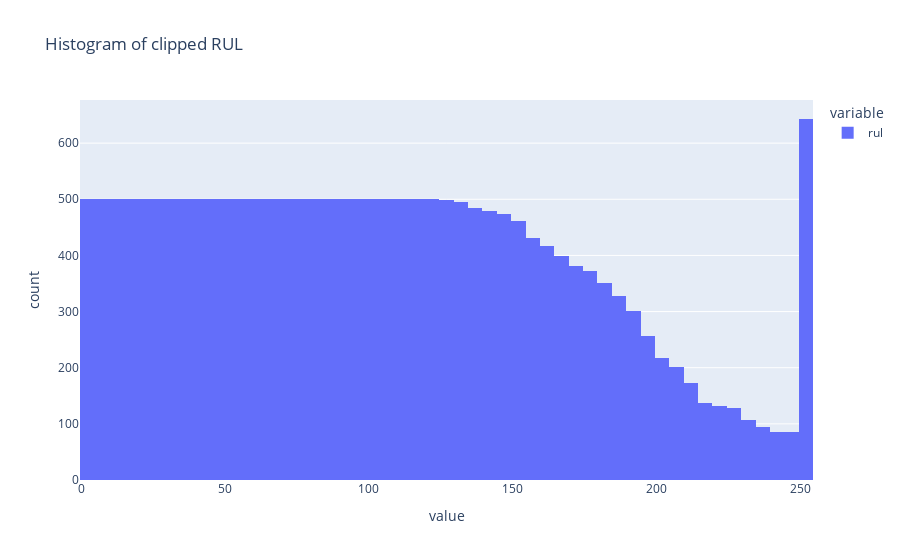

The cell this chart's notebook holds for it:
### Markdown cell above
Taking the log transform has pushed the weight of the graph to the right. This is not ideal as the model would learn to predict values in the  extreme right and fail to predict the smaller values. Let us try clipping and undersampling.

### Code cell
px.histogram(train['rul'].clip(upper=250), title="Histogram of clipped RUL")

### Figure 1 — Plotly figure (JSON) as saved in the notebook; plotly's stock layout.template omitted (floating-point values rounded to 4 significant figures; data arrays with more than 128 entries replaced by an {"elided": "..."} marker saying what was removed)
{"data": [{"alignmentgroup": "True", "bingroup": "x", "hovertemplate": "variable=rul<br>value=%{x}<br>count=%{y}<extra></extra>", "legendgroup": "rul", "marker": {"color": "#636efa", "pattern": {"shape": ""}}, "name": "rul", "offsetgroup": "rul", "orientation": "v", "showlegend": true, "type": "histogram", "x": {"elided": "20631 int values"}, "xaxis": "x", "yaxis": "y"}], "layout": {"barmode": "relative", "legend": {"title": {"text": "variable"}, "tracegroupgap": 0}, "title": {"text": "Histogram of clipped RUL"}, "xaxis": {"anchor": "y", "domain": [0, 1], "title": {"text": "value"}}, "yaxis": {"anchor": "x", "domain": [0, 1], "title": {"text": "count"}}}}
